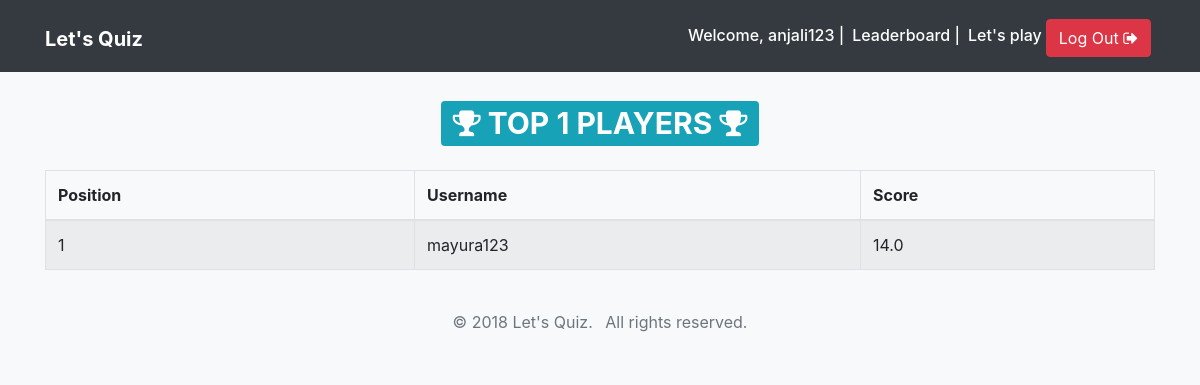
Page /leaderboard (signed in) on the committed database.
### quiz/models.py (models this page shows, shortened)
class TimeStampedModel:
    created = db.Column(db.DateTime, default=datetime.utcnow)
    modified = db.Column(db.DateTime, default=datetime.utcnow, onupdate=datetime.utcnow)

class User(db.Model, UserMixin, TimeStampedModel):
    __tablename__ = "users"
    id = db.Column(db.Integer, primary_key=True)
    username = db.Column(db.String(150), unique=True, nullable=False)
    email = db.Column(db.String(150), unique=True)
    first_name = db.Column(db.String(100))
    last_name = db.Column(db.String(100))
    password_hash = db.Column(db.String(255))
    quiz_profile = db.relationship("QuizProfile", backref="user", uselist=False)

class QuizProfile(db.Model, TimeStampedModel):
    __tablename__ = "quiz_profiles"
    id = db.Column(db.Integer, primary_key=True)
    user_id = db.Column(db.Integer, db.ForeignKey("users.id"))
    total_score = db.Column(db.Float, default=0.0)
    attempts = db.relationship("AttemptedQuestion", backref="quiz_profile", lazy=True)

### quiz/routes.py (the view)
@quiz_blueprint.route("/leaderboard")
def leaderboard():
    top_quiz_profiles = (
        QuizProfile.query.order_by(QuizProfile.total_score.desc()).limit(500).all()
    )
    total_count = len(top_quiz_profiles)
    return render_template(
        "quiz/leaderboard.html",
        top_quiz_profiles=top_quiz_profiles,
        total_count=total_count,
    )

### app.py (called while the page is built)
@login_manager.user_loader
def load_user(user_id):
    return User.query.get(int(user_id))

### templates/quiz/leaderboard.html (shortened to what this page needs)
{% extends 'base.html' %}  {% block content %}
<div class="container">
  <h1 class="text-center my-4">
    <span class="badge badge-info"
      ><i class="fa fa-trophy" aria-hidden="true"></i> TOP {{ total_count }}
      PLAYERS <i class="fa fa-trophy" aria-hidden="true"></i
    ></span>
  </h1>
  <table class="table table-striped table-bordered">
    <thead>
      <tr>
        <th>Position</th>
        <th>Username</th>
        <th>Score</th>
      </tr>
    </thead>
    <tbody>
      {% for quiz_profile in top_quiz_profiles %}
      <tr>
        <td>{{ loop.index }}</td>
        <td>{{ quiz_profile.user.username }}</td>
        <td>{{ quiz_profile.total_score }}</td>
      </tr>
      {% endfor %}
    </tbody>
  </table>
</div>
{% endblock content %}

### templates/base.html (shortened to what this page needs)
<!DOCTYPE html>
<html lang="en">
  <head>
    <link
      rel="stylesheet"
      href="https://maxcdn.bootstrapcdn.com/bootstrap/4.0.0-beta.2/css/bootstrap.min.css"
    />
    <link
      rel="stylesheet"
      href="https://maxcdn.bootstrapcdn.com/font-awesome/4.7.0/css/font-awesome.min.css"
    />
    <link
      rel="stylesheet"
      href="https://maxcdn.bootstrapcdn.com/font-awesome/4.7.0/css/font-awesome.min.css"
    />
    <link
      rel="stylesheet"
      href="{{ url_for('static', filename='css/main.css') }}"
    />
  </head>
  <body class="bg-light">
    <nav class="navbar navbar-expand-md navbar-dark bg-dark">
      <div class="container">
        <h1>
          <a href="{{ url_for('quiz.home') }}" class="navbar-brand">
            <strong>Let's Quiz</strong></a
          >
        </h1>
        <div class="collapse navbar-collapse justify-content-end" id="navbar">
          {% if not current_user.is_authenticated %}
          <a
            href="{{ url_for('quiz.leaderboard') }}"
            class="btn btn-info mt-1 mx-1"
            >Leaderboard</a
          >
          <a href="{{ url_for('quiz.login') }}" class="btn btn-info mt-1"
            ><i class="fa fa-sign-in" aria-hidden="true"></i> Log In</a
          >
          {% else %}
          <h6 class="text-white mt-2 mr-2">
            Welcome, {{ current_user.username }} |
          </h6>
          <h6 class="text-white mt-2 mr-2">
            <a href="{{ url_for('quiz.leaderboard') }}" class="text-white"
              >Leaderboard</a
            >
            |
          </h6>
          <h6 class="mt-2">
            <a href="{{ url_for('quiz.play') }}" class="text-white"
              >Let's play</a
            >
          </h6>
          <a
            href="{{ url_for('quiz.logout') }}"
            class="btn btn-danger mt-1 mx-1"
            >Log Out <i class="fa fa-sign-out" aria-hidden="true"></i
          ></a>
          {% endif %}
        </div>
      </div>
    </nav>
    {% block content %} {% endblock content %}
    <footer class="bg-light text-muted py-0">
      <div class="container py-4">
        <ul class="list-inline mb-0 text-center">
          <li class="list-inline-item">&copy; 2018 Let's Quiz.</li>
          <li class="list-inline-item">All rights reserved.</li>
        </ul>
      </div>
    </footer>
  </body>
</html>

### rows in the picture
User: username "anjali123"
QuizProfile: user.username "mayura123", total_score "14.0"

### other values in the picture
{{ total_count }} "1"
